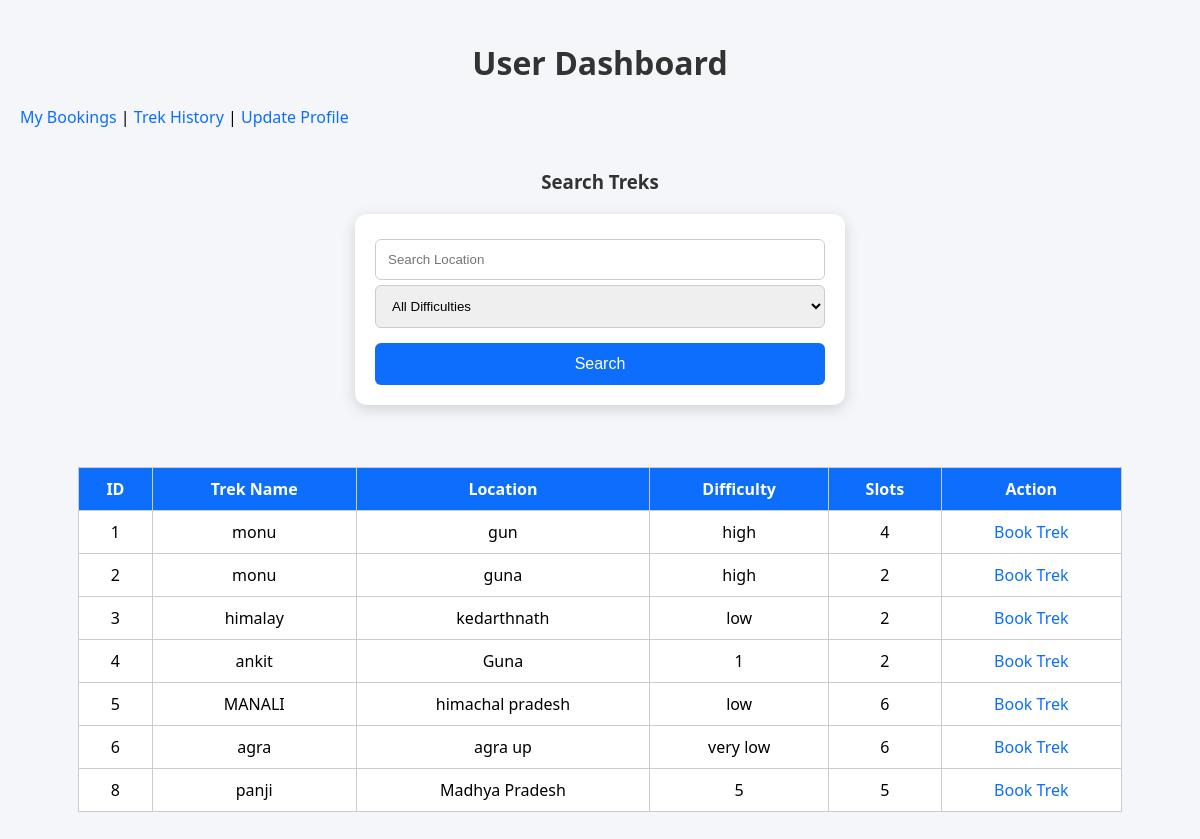
/user (signed in), run on an earlier commit of the app's database.
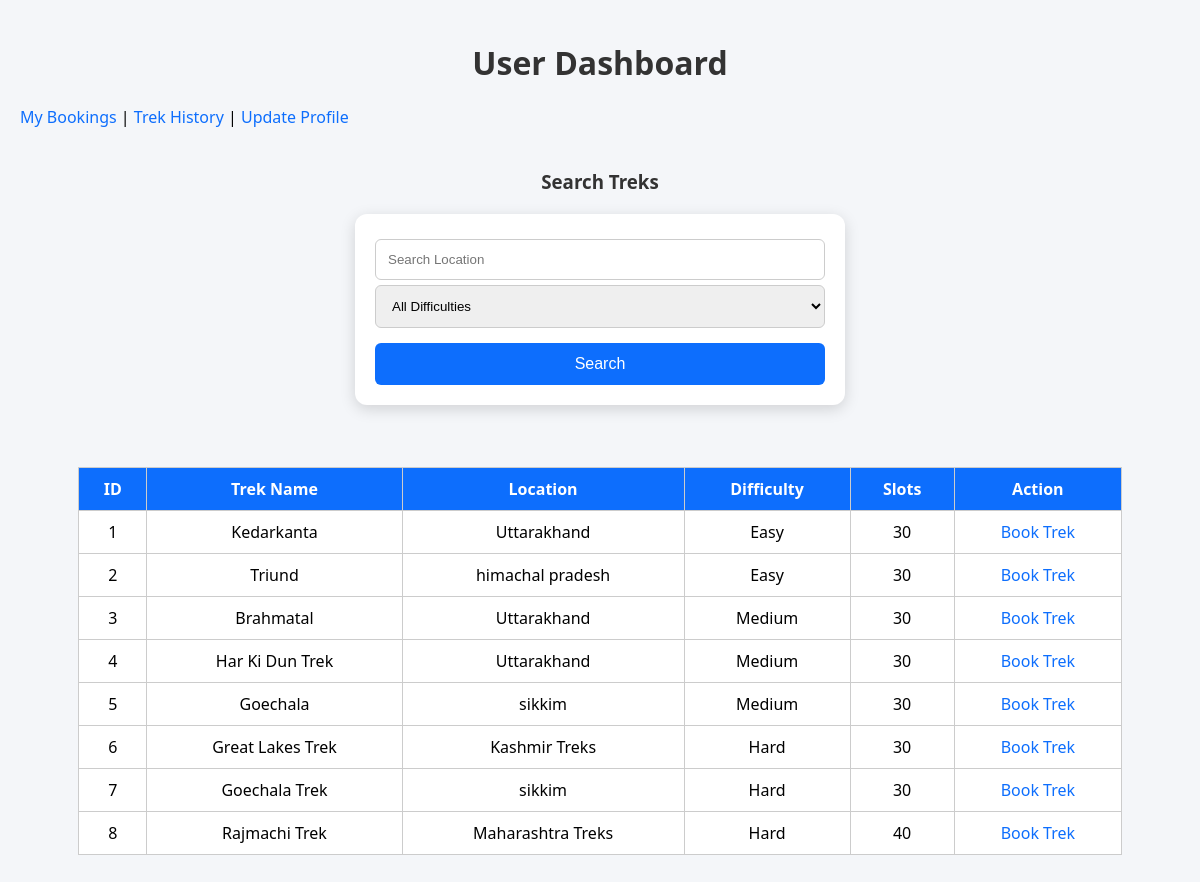
And on a later commit of the database.
### models.py (models this page shows)
class Trek(db.Model):
    __tablename__ = "treks"
    id = db.Column(db.Integer, primary_key=True)
    trek_name = db.Column(
        db.String(150),
        nullable=False
    )
    location = db.Column(
        db.String(150),
        nullable=False
    )
    difficulty = db.Column(
        db.String(20),
        nullable=False
    )
    duration_days = db.Column(
        db.Integer,
        nullable=False
    )
    available_slots = db.Column(
        db.Integer,
        nullable=False
    )
    start_date = db.Column(
        db.Date,
        nullable=False
    )
    end_date = db.Column(
        db.Date,
        nullable=False
    )
    status = db.Column(
    db.String(20),
    default="Open"
)
    description = db.Column(db.Text)
    assigned_staff_id = db.Column(
        db.Integer,
        db.ForeignKey("staff_profiles.id")
    )
    created_at = db.Column(
        db.DateTime,
        default=datetime.utcnow
    )
    bookings = db.relationship(
        "Booking",
        backref="trek",
        lazy=True,
        cascade="all, delete-orphan"
    )

### app.py (the view)
@app.route("/user")
def user_dashboard():
    if "user_id" not in session:
        return redirect("/login")
    if session["role"] != "user":
        return "Access Denied"
    location = request.args.get("location")
    difficulty = request.args.get("difficulty")
    treks = Trek.query.filter(
        Trek.available_slots > 0
    )
    if location:
        treks = treks.filter(
            Trek.location.contains(location)
        )
    if difficulty:
        treks = treks.filter_by(
            difficulty=difficulty
        )
    treks = treks.all()
    user_bookings = Booking.query.filter_by(
        user_id=session["user_id"]
    ).all()
    booking_labels = []
    booking_data = []
    for booking in user_bookings:
        booking_labels.append(
            booking.trek.trek_name
        )
        booking_data.append(1)
    return render_template(
        "user_dashboard.html",
        treks=treks,
        booking_labels=booking_labels,
        booking_data=booking_data
    )

### templates/user_dashboard.html (shortened to what this page needs)
<!DOCTYPE html>
<html>
<head>
    <link
    rel="stylesheet"
    href="{{ url_for('static', filename='css/style.css') }}">
</head>
<body>
    <h1>User Dashboard</h1>
    <a href="/my-bookings">
        My Bookings
    </a>
    |
    <a href="/trek-history">
        Trek History
    </a>
    |
    <a href="/user/profile">
        Update Profile
    </a>
    <br><br>
    <h3>Search Treks</h3>
    <form method="GET">
        <input
            type="text"
            name="location"
            placeholder="Search Location">
        <select name="difficulty">
            <option value="">
                All Difficulties
            </option>
        </select>
        <button type="submit">
            Search
        </button>
    </form>
    <br>
    <table>
        <tr>
            <th>ID</th>
            <th>Trek Name</th>
            <th>Location</th>
            <th>Difficulty</th>
            <th>Slots</th>
            <th>Action</th>
        </tr>
        {% for trek in treks %}
        <tr>
            <td>{{ trek.id }}</td>
            <td>{{ trek.trek_name }}</td>
            <td>{{ trek.location }}</td>
            <td>{{ trek.difficulty }}</td>
            <td>{{ trek.available_slots }}</td>
            <td>
                <a href="/book-trek/{{ trek.id }}">
                    Book Trek
                </a>
            </td>
        </tr>
        {% endfor %}
    </table>
</body>
</html>

What changed in the data, as far as the page shows it:
changed Trek id 1: trek_name "monu" → "Kedarkanta"; location "gun" → "Uttarakhand"; difficulty "high" → "Easy"; available_slots "4" → "30"
changed Trek id 2: trek_name "monu" → "Triund"; location "guna" → "himachal pradesh"; difficulty "high" → "Easy"; available_slots "2" → "30"
changed Trek id 3: trek_name "himalay" → "Brahmatal"; location "kedarthnath" → "Uttarakhand"; difficulty "low" → "Medium"; available_slots "2" → "30"
changed Trek id 4: trek_name "ankit" → "Har Ki Dun Trek"; location "Guna" → "Uttarakhand"; difficulty "1" → "Medium"; available_slots "2" → "30"
changed Trek id 5: trek_name "MANALI" → "Goechala"; location "himachal pradesh" → "sikkim"; difficulty "low" → "Medium"; available_slots "6" → "30"
changed Trek id 6: trek_name "agra" → "Great Lakes Trek"; location "agra up" → "Kashmir Treks"; difficulty "very low" → "Hard"; available_slots "6" → "30"
now on this page (row edited): Trek: id "7", trek_name "Goechala Trek", location "sikkim", difficulty "Hard", available_slots "30"
changed Trek id 8: trek_name "panji" → "Rajmachi Trek"; location "Madhya Pradesh" → "Maharashtra Treks"; difficulty "5" → "Hard"; available_slots "5" → "40"
